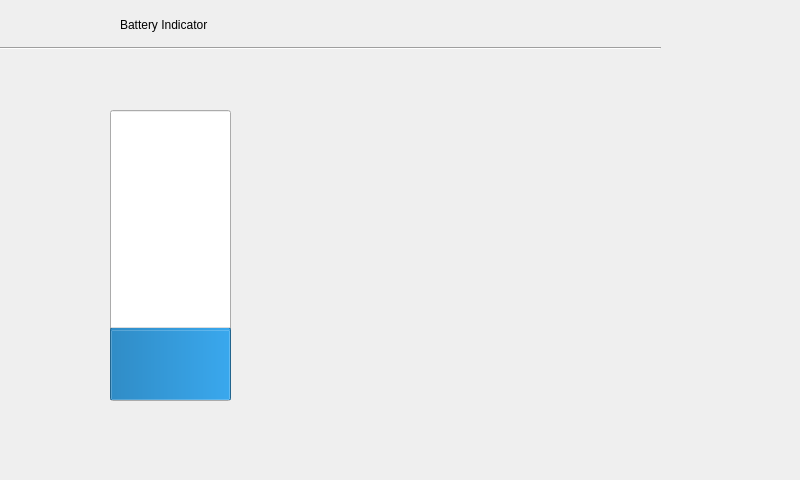
<ui version="4.0">
 <author/>
 <comment/>
 <exportmacro/>
 <class>BatteryIndicator</class>
 <widget class="QDialog" name="BatteryIndicator">
  <property name="geometry">
   <rect>
    <x>0</x>
    <y>0</y>
    <width>800</width>
    <height>480</height>
   </rect>
  </property>
  <property name="windowTitle">
   <string>BatteryIndicator</string>
  </property>
  <widget class="QProgressBar" name="batteryLevelBar">
   <property name="geometry">
    <rect>
     <x>110</x>
     <y>110</y>
     <width>121</width>
     <height>291</height>
    </rect>
   </property>
   <property name="autoFillBackground">
    <bool>false</bool>
   </property>
   <property name="value">
    <number>24</number>
   </property>
   <property name="orientation">
    <enum>Qt::Vertical</enum>
   </property>
   <property name="textDirection">
    <enum>QProgressBar::TopToBottom</enum>
   </property>
  </widget>
  <widget class="QLabel" name="label">
   <property name="geometry">
    <rect>
     <x>120</x>
     <y>10</y>
     <width>161</width>
     <height>31</height>
    </rect>
   </property>
   <property name="autoFillBackground">
    <bool>false</bool>
   </property>
   <property name="lineWidth">
    <number>3</number>
   </property>
   <property name="midLineWidth">
    <number>3</number>
   </property>
   <property name="text">
    <string>Battery Indicator</string>
   </property>
   <property name="textFormat">
    <enum>Qt::RichText</enum>
   </property>
   <property name="wordWrap">
    <bool>true</bool>
   </property>
   <property name="textInteractionFlags">
    <set>Qt::LinksAccessibleByMouse</set>
   </property>
  </widget>
  <widget class="Line" name="line">
   <property name="geometry">
    <rect>
     <x>0</x>
     <y>40</y>
     <width>661</width>
     <height>16</height>
    </rect>
   </property>
   <property name="orientation">
    <enum>Qt::Horizontal</enum>
   </property>
  </widget>
 </widget>
 <layoutdefault spacing="6" margin="11"/>
 <resources/>
 <connections/>
 <pixmapfunction/>
 <connections/>
</ui>
